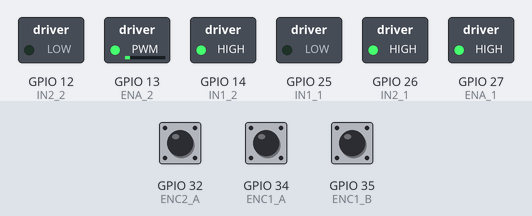
The sketch below on a simulated ESP32. On the bench: switched loads named in the sketch (green lamp = pin HIGH). The test bench sets the inputs (shaded band); at power-on: GPIO 32 (ENC2_A) HIGH, GPIO 34 (ENC1_A) HIGH, GPIO 35 (ENC1_B) HIGH. What the sketch prints to the serial monitor is not drawn.

Above: at 0.05 s.
Timing chart, 0 to 3.6 s (numbered marks = the images above):
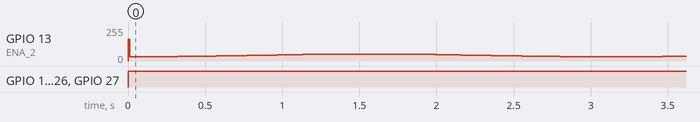

The sketch:

end_effector_circle.ino
```cpp
#include <Arduino.h>

/* ===================== BOARD COMPATIBILITY ===================== */
#if defined(ARDUINO_ARCH_ESP32)
// Motor 1 (ESP32)
#define ENC1_A 34
#define ENC1_B 35
#define IN1_1  25
#define IN2_1  26
#define ENA_1  27

// Motor 2 (ESP32)
#define ENC2_A 32
#define ENC2_B 33
#define IN1_2  14
#define IN2_2  12
#define ENA_2  13
#else
// AVR fallback (Arduino Mega 2560)
#define IRAM_ATTR
#define ENC1_A 2
#define ENC1_B 3
#define IN1_1  8
#define IN2_1  9
#define ENA_1  10

#define ENC2_A 18
#define ENC2_B 19
#define IN1_2  6
#define IN2_2  7
#define ENA_2  5

static int avrPwmPin[2] = {ENA_1, ENA_2};
static inline void ledcSetup(int, int, int) {}
static inline void ledcAttachPin(int pin, int ch) {
  pinMode(pin, OUTPUT);
  if (ch >= 0 && ch < 2) {
    avrPwmPin[ch] = pin;
  }
}
static inline void ledcWrite(int ch, int duty) {
  if (ch >= 0 && ch < 2) {
    analogWrite(avrPwmPin[ch], duty);
  }
}
#endif

/* ===================== PWM ===================== */
#define PWM_FREQ 20000
#define PWM_RES  8
#define PWM_CH1  0
#define PWM_CH2  1

/* ===================== ENCODERS ===================== */
volatile long enc1 = 0;
volatile long enc2 = 0;

/* --- Encoder 1: unchanged (dual interrupt) --- */
void IRAM_ATTR isrEnc1A() {
  enc1 += (digitalRead(ENC1_A) == digitalRead(ENC1_B)) ? 1 : -1;
}
void IRAM_ATTR isrEnc1B() {
  enc1 += (digitalRead(ENC1_A) != digitalRead(ENC1_B)) ? 1 : -1;
}

/* --- Encoder 2: SENSITIVITY FIX (single interrupt) --- */
void IRAM_ATTR isrEnc2A() {
  enc2 += (digitalRead(ENC2_A) == digitalRead(ENC2_B)) ? 1 : -1;
}

/* ===================== ROBOT GEOMETRY ===================== */
const float l1 = 0.12;
const float l2 = 0.15;

/* ===================== MOTOR & CONTROL ===================== */
const float b1 = 0.8, b2 = 0.8;
const float d1 = 0.01, d2 = 0.01;
const float M1 = 0.1125;
const float M2 = 0.0012;

const float Kp1 = 200.0, Kd1 = 5.0;
const float Kp2 = 800.0, Kd2 = 10.0;

/* ===================== ENCODER SCALE ===================== */
const float radPerCount = TWO_PI / (44.0 * 44.727);

/* ===================== CARTESIAN CIRCLE ===================== */
const float xc = 0.18;
const float yc = 0.00;
const float R  = 0.04;
const float w  = 2.0;

/* ===================== STATE ===================== */
float q1, q2, dq1, dq2;
float q1_last = 0, q2_last = 0;
float q1d = 0, q2d = 0;
float q1d_last = 0, q2d_last = 0;

float t = 0;
unsigned long lastMicros;

/* ===================== MOTOR DRIVE ===================== */
void driveMotor(int in1, int in2, int pwm_ch, float V) {
  V = constrain(V, -12.0, 12.0);
  int pwm = abs(V) * 255.0 / 12.0;

  if (V > 0) {
    digitalWrite(in1, HIGH);
    digitalWrite(in2, LOW);
  } else if (V < 0) {
    digitalWrite(in1, LOW);
    digitalWrite(in2, HIGH);
  } else {
    pwm = 0;
  }

  ledcWrite(pwm_ch, pwm);
}

/* ===================== SETUP ===================== */
void setup() {
  Serial.begin(115200);

  pinMode(IN1_1, OUTPUT); pinMode(IN2_1, OUTPUT);
  pinMode(IN1_2, OUTPUT); pinMode(IN2_2, OUTPUT);

  pinMode(ENC1_A, INPUT_PULLUP);
  pinMode(ENC1_B, INPUT_PULLUP);
  pinMode(ENC2_A, INPUT_PULLUP);
  pinMode(ENC2_B, INPUT_PULLUP);

  ledcSetup(PWM_CH1, PWM_FREQ, PWM_RES);
  ledcSetup(PWM_CH2, PWM_FREQ, PWM_RES);
  ledcAttachPin(ENA_1, PWM_CH1);
  ledcAttachPin(ENA_2, PWM_CH2);

  attachInterrupt(digitalPinToInterrupt(ENC1_A), isrEnc1A, CHANGE);
  attachInterrupt(digitalPinToInterrupt(ENC1_B), isrEnc1B, CHANGE);

  /* --- SENSITIVITY FIX APPLIED HERE --- */
  attachInterrupt(digitalPinToInterrupt(ENC2_A), isrEnc2A, RISING);

  lastMicros = micros();

  Serial.println("ESP32 2-DOF Cartesian Circle Controller READY");
  Serial.println("q1(deg), q1d(deg), V1(V), q2(deg), q2d(deg), V2(V)");
}

/* ===================== LOOP ===================== */
void loop() {

  unsigned long now = micros();
  float dt = (now - lastMicros) * 1e-6;
  if (dt < 0.002) return;
  lastMicros = now;
  t += dt;

  noInterrupts();
  long c1 = enc1;
  long c2 = enc2;
  interrupts();

  q1 = c1 * radPerCount;
  q2 = c2 * radPerCount;

  dq1 = (q1 - q1_last) / dt;
  dq2 = (q2 - q2_last) / dt;
  q1_last = q1;
  q2_last = q2;

  float xd = xc + R * cos(w * t);
  float yd = yc + R * sin(w * t);

  float cos_q2 = (xd*xd + yd*yd - l1*l1 - l2*l2) / (2*l1*l2);
  cos_q2 = constrain(cos_q2, -1.0, 1.0);

  q2d = atan2(sqrt(1.0 - cos_q2*cos_q2), cos_q2);
  q1d = atan2(yd, xd) - atan2(l2*sin(q2d), l1 + l2*cos(q2d));

  float dq1d = (q1d - q1d_last) / dt;
  float dq2d = (q2d - q2d_last) / dt;
  q1d_last = q1d;
  q2d_last = q2d;

  float v1 = Kp1 * (q1d - q1) + Kd1 * (dq1d - dq1);
  float v2 = Kp2 * (q2d - q2) + Kd2 * (dq2d - dq2);

  float V1 = (M1 * v1 + d1 * dq1) / b1;
  float V2 = (M2 * v2 + d2 * dq2) / b2;

  driveMotor(IN1_1, IN2_1, PWM_CH1, V1);
  driveMotor(IN1_2, IN2_2, PWM_CH2, V2);

  /* ---------- TELEMETRY ---------- */
  Serial.print("q1 = ");
  Serial.print(q1 * RAD_TO_DEG, 2);
  Serial.print(" | q1d = ");
  Serial.print(q1d * RAD_TO_DEG, 2);
  Serial.print(" | V1 = ");
  Serial.print(V1, 2);
  Serial.print(" || ");

  Serial.print("q2 = ");
  Serial.print(q2 * RAD_TO_DEG, 2);
  Serial.print(" | q2d = ");
  Serial.print(q2d * RAD_TO_DEG, 2);
  Serial.print(" | V2 = ");
  Serial.println(V2, 2);

  Serial.print("enc1 = ");
  Serial.print(c1);
  Serial.print(" | enc2 = ");
  Serial.println(c2);
}
```

Measured:
- by itself, GPIO 13 (ENA_2): moves between 31/255 and 162/255, repeating every 3.1 s
- by itself, GPIO 14 (IN1_2), GPIO 26 (IN2_1), GPIO 27 (ENA_1): LOW → HIGH at 0.00 s
